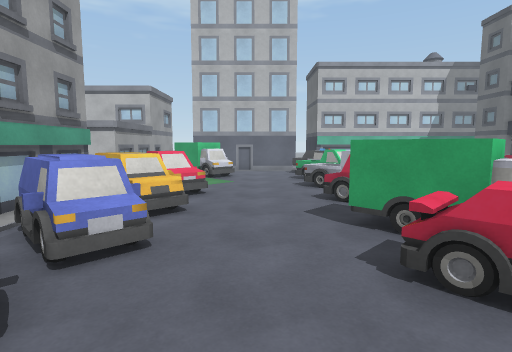
View 1 (above)

19 first-person views from a walk through a 3-D level made in the Unity game engine. The camera is 1.5 m above the floor, tilts 6° down and sees 80° across. The floor is counted in squares, 1 m on a side. Each view is taken from the middle of a square. On the plan, view 1 faces up. The plan holds only what a view shows up to about 15 squares ahead; the rest is blank. The place goes on beyond the plan. The player is left out. Surface patterns are stand-ins for the level's own textures.

View 2
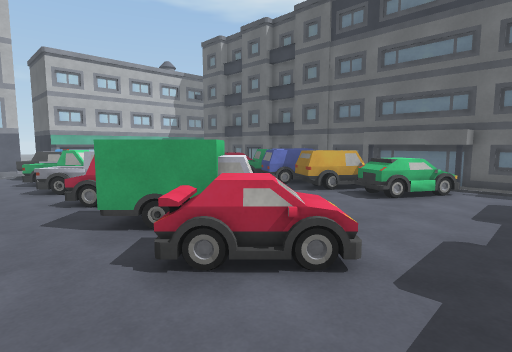

View 3
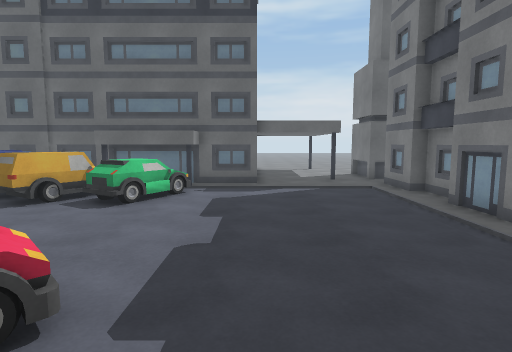

View 4
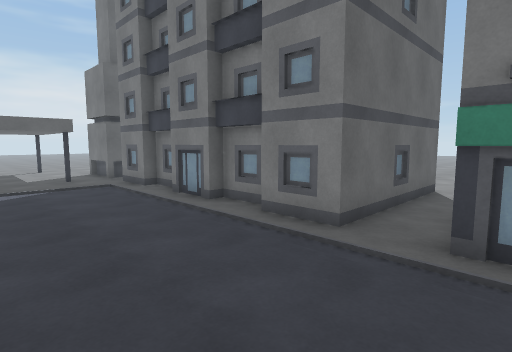

View 5
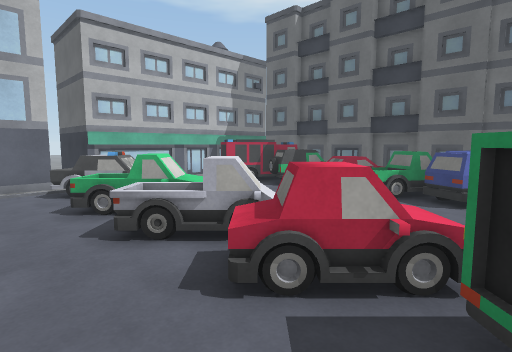

View 6
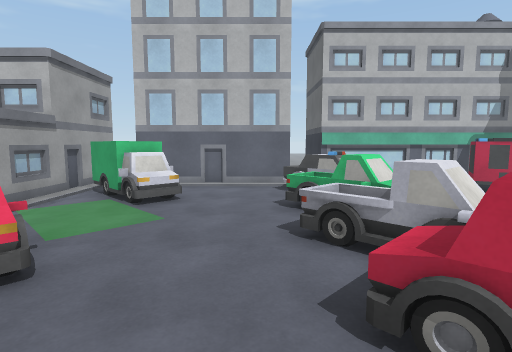

View 7
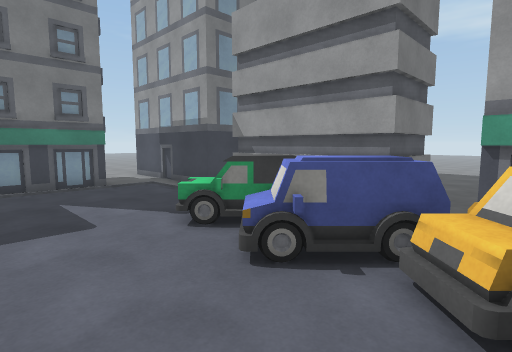

View 8
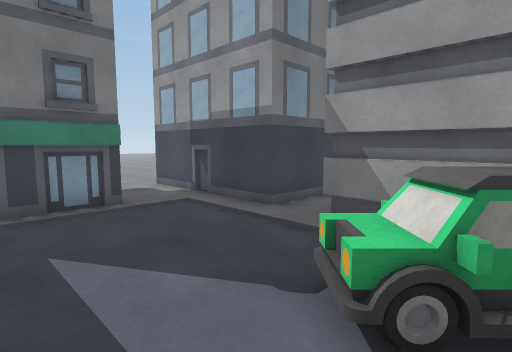

View 9
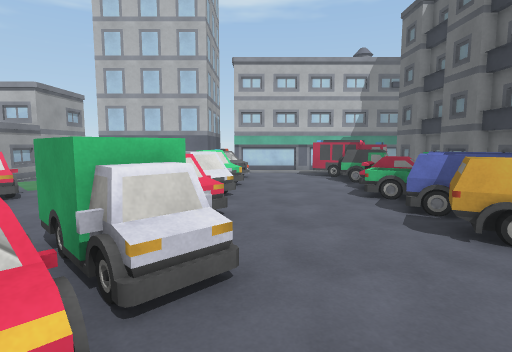

View 10
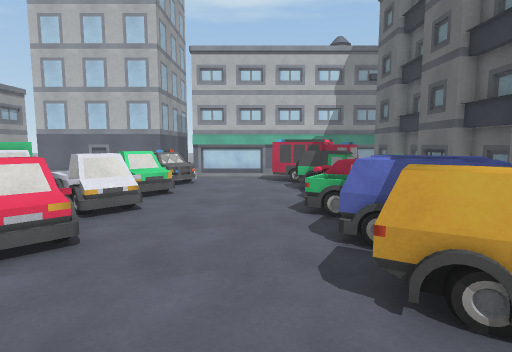

View 11
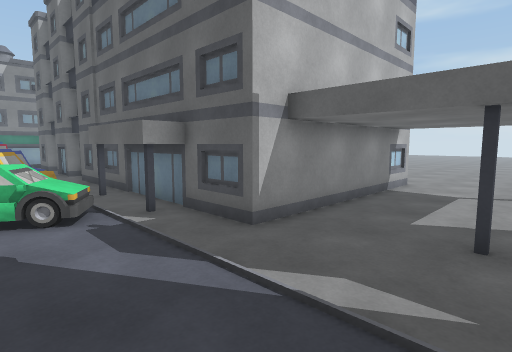

View 12
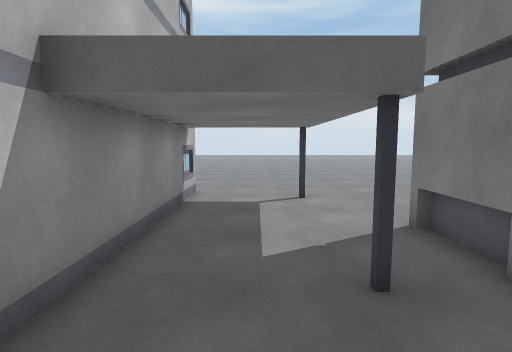

View 13
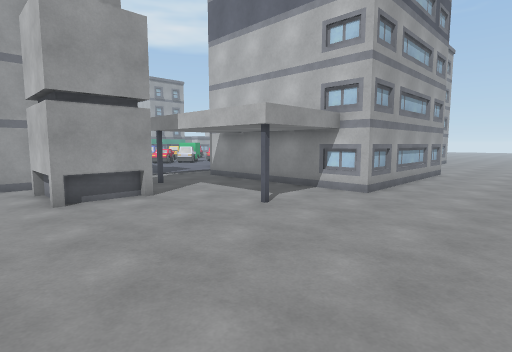

View 14
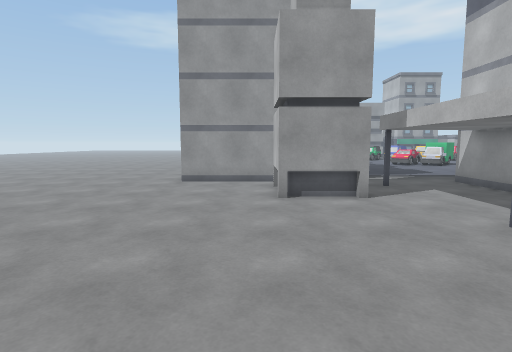

View 15
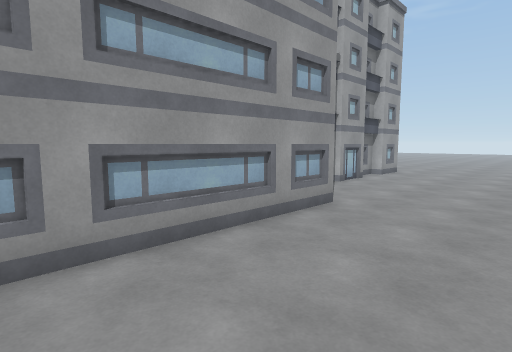

View 16
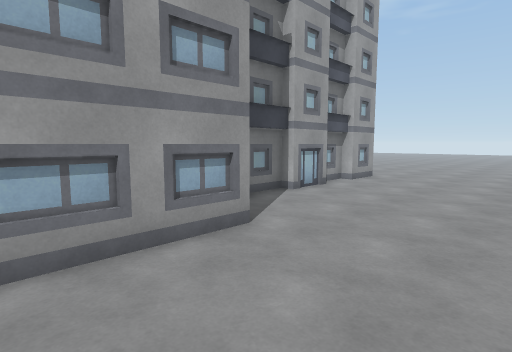

View 17
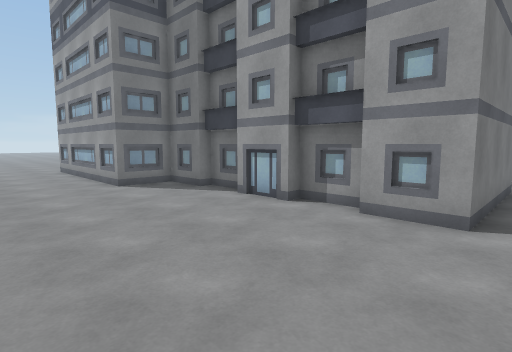

View 18
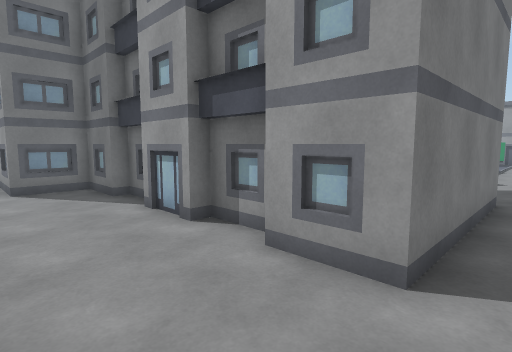

View 19
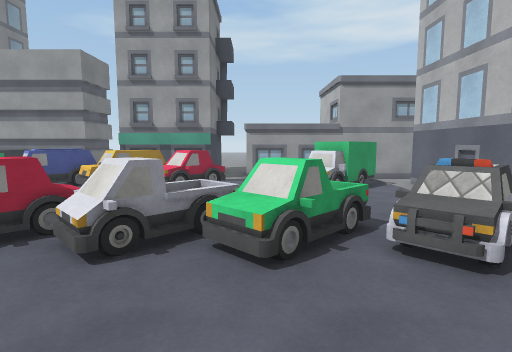

### Floor plan
Key: @ floor where view 1 was taken; # wall or solid block; . floor; v drop or lower ground; B building; T truck; O other object.
Columns run from 12 left of view 1 to 25 right of it. Each row starts with its distance up from view 1.
 19                 #BB####BB   ..........
 18        ########    ......#######.....
 17        B....... ......   #    #B......
 16        B O....OO....OO   #    ##......
 15      BBBOOO....OO...OOOO B    #.......
 14        B.OOO..TTO....OOO #    ##......
 13        B..O...TTT....OO  #    #B......
 12       BB.......TT....v   #    ##.....
 11      .. .O....TT.....O  .B    #......
 10      ##  OO...TTT...TTT .#    ##......
  9       #B OO....O.....TT .#     B......
  8       #BOO....OOO...OOO  #     ###....
  7       #BOOO....OO....O  .#       B....
  6       #..O....OO....OOO B#       #....
  5 ......  OOO...OOO....OO BB       B....
  4 ..  O##O OO....OOO...OO.BB       B....
  3       #OOO....O .....OOOBB       B....
  2       #OOOO....O......O.B#       #...
  1       #O.O...............#       B....
  0       #O....@............#########....
 -1      .................................
 -2     ###...............................
 -3       #...................B.....B.....
 -4       #...............................
 -5       #..#B#B#.###.###.###B##.........
 -6       #..     .##### ### #B##.........
 -7       #..     .#         #B#B.........
 -8       #..     .B         #............
 -9       ..      .#         #.......... .
-10       ..      .#         #..........

Positions as (right, up) in squares from view 1, and headings:
1: (0, 0), facing up
2: (0, 0), facing up-right
3: (1, 0), facing right
4: (0, 0), facing down-right
5: (0, 6), facing up-right
6: (1, 6), facing up
7: (1, 7), facing down-left
8: (0, 3), facing down-left
9: (5, 1), facing up
10: (7, 3), facing up
11: (9, -4), facing up-right
12: (11, -2), facing right
13: (25, -9), facing up-left
14: (25, -8), facing left
15: (25, 1), facing up-left
16: (25, 4), facing up-left
17: (25, 19), facing down-left
18: (22, 19), facing down-left
19: (8, 12), facing left
